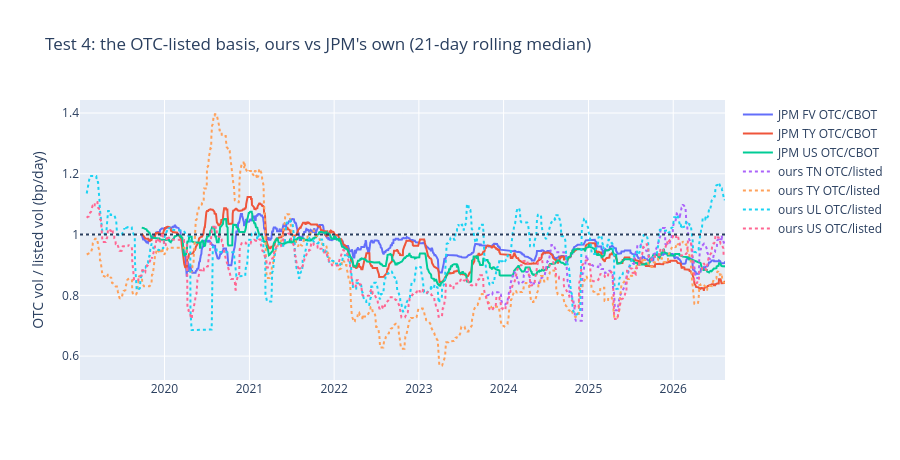

Write notebook code for a chart like this one.
### Code cell
fig = go.Figure()
for root, g in A.dropna(subset=["otc_over_cbot"]).groupby("root"):
    s = g.groupby("as_of")["otc_over_cbot"].median().rolling(21).median()
    fig.add_trace(go.Scatter(x=s.index, y=s, name=f"JPM {root} OTC/CBOT"))
for root, g in tw.dropna(subset=["our_otc_over_listed"]).groupby("listed_root"):
    s = (g[g["listed_cm_days"] == 60].set_index("date")["our_otc_over_listed"]
         .sort_index().rolling(21).median())
    if len(s.dropna()) > CFG.min_n:
        fig.add_trace(go.Scatter(x=s.index, y=s, name=f"ours {root} OTC/listed",
                                 line=dict(dash="dot")))
fig.add_hline(y=1.0, line_dash="dot")
fig.update_layout(height=460, yaxis_title="OTC vol / listed vol (bp/day)",
                  title="Test 4: the OTC-listed basis, ours vs JPM's own "
                        "(21-day rolling median)")
fig.show()

### Figure 1 — Plotly figure (JSON) as saved in the notebook; plotly's stock layout.template omitted (floating-point values rounded to 4 significant figures; data arrays with more than 128 entries replaced by an {"elided": "..."} marker saying what was removed)
{"data": [{"name": "JPM FV OTC/CBOT", "type": "scatter", "x": {"elided": "1540 str values"}, "y": {"elided": "1540 float values"}}, {"name": "JPM TY OTC/CBOT", "type": "scatter", "x": {"elided": "1540 str values"}, "y": {"elided": "1540 float values"}}, {"name": "JPM US OTC/CBOT", "type": "scatter", "x": {"elided": "1490 str values"}, "y": {"elided": "1490 float values"}}, {"line": {"dash": "dot"}, "name": "ours TN OTC/listed", "type": "scatter", "x": {"elided": "631 str values"}, "y": {"elided": "631 float values"}}, {"line": {"dash": "dot"}, "name": "ours TY OTC/listed", "type": "scatter", "x": {"elided": "1854 str values"}, "y": {"elided": "1854 float values"}}, {"line": {"dash": "dot"}, "name": "ours UL OTC/listed", "type": "scatter", "x": {"elided": "1613 str values"}, "y": {"elided": "1613 float values"}}, {"line": {"dash": "dot"}, "name": "ours US OTC/listed", "type": "scatter", "x": {"elided": "1854 str values"}, "y": {"elided": "1854 float values"}}], "layout": {"height": 460, "shapes": [{"line": {"dash": "dot"}, "type": "line", "x0": 0, "x1": 1, "xref": "x domain", "y0": 1.0, "y1": 1.0, "yref": "y"}], "title": {"text": "Test 4: the OTC-listed basis, ours vs JPM's own (21-day rolling median)"}, "yaxis": {"title": {"text": "OTC vol / listed vol (bp/day)"}}}}
